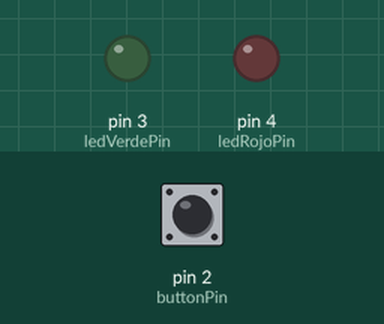
The sketch below on a simulated Arduino Uno, built with avr-gcc and run on an emulated ATmega328P. Parts: output pins drawn as LEDs (lit = HIGH). The inputs (shaded band) are chosen by the test bench; at power-on: pin 2 (buttonPin) LOW.

Above: at 1.2 s.
1.3 s: pin 2 (buttonPin) pulled HIGH for 3.2 s
At 3.0 s:
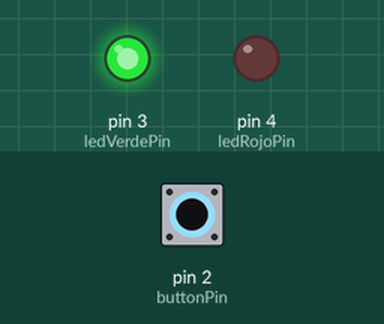
At 3.9 s:
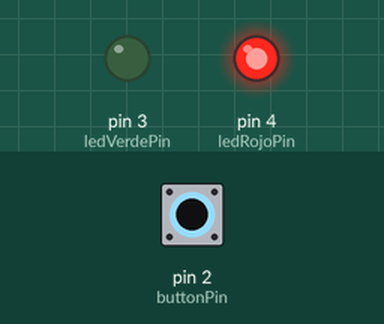
Timing chart, 0 to 13.5 s (numbered marks = the images above; inputs shaded):
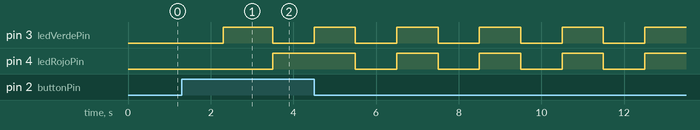

The sketch:

ejercisio1.ino
```cpp
const int buttonPin = 2; // Cambiar por el pin del botón
const int ledVerdePin = 3; // Cambiar por el pin del LED verde
const int ledRojoPin = 4; // Cambiar por el pin del LED rojo

int buttonPressCount = 0;

void setup() {
  pinMode(buttonPin, INPUT);
  pinMode(ledVerdePin, OUTPUT);
  pinMode(ledRojoPin, OUTPUT);
}

void loop() {
  int buttonState = digitalRead(buttonPin);
  if (buttonState == HIGH) {
    buttonPressCount++;
    delay(200); // Para evitar la detección de pulsaciones falsas
  }

  if (buttonPressCount > 10 && buttonPressCount <= 15) {
    digitalWrite(ledVerdePin, LOW);
    digitalWrite(ledRojoPin, HIGH);
  } else if (buttonPressCount >= 5 && buttonPressCount <= 10) {
    digitalWrite(ledVerdePin, HIGH);
    digitalWrite(ledRojoPin, LOW);
  } else if (buttonPressCount > 15) {
    digitalWrite(ledVerdePin, HIGH);
    digitalWrite(ledRojoPin, HIGH);
    delay(1000);
    digitalWrite(ledVerdePin, LOW);
    digitalWrite(ledRojoPin, LOW);
    delay(1000);
  }
}
```

Measured:
- after the input at 1.3 s, pin 3 (ledVerdePin): LOW → HIGH after 1.0 s, then repeats every 2.0 s: LOW 1.0 s, HIGH 1.0 s; pin 4 (ledRojoPin): LOW → HIGH after 2.2 s, then repeats every 2.0 s: LOW 1.0 s, HIGH 1.0 s
